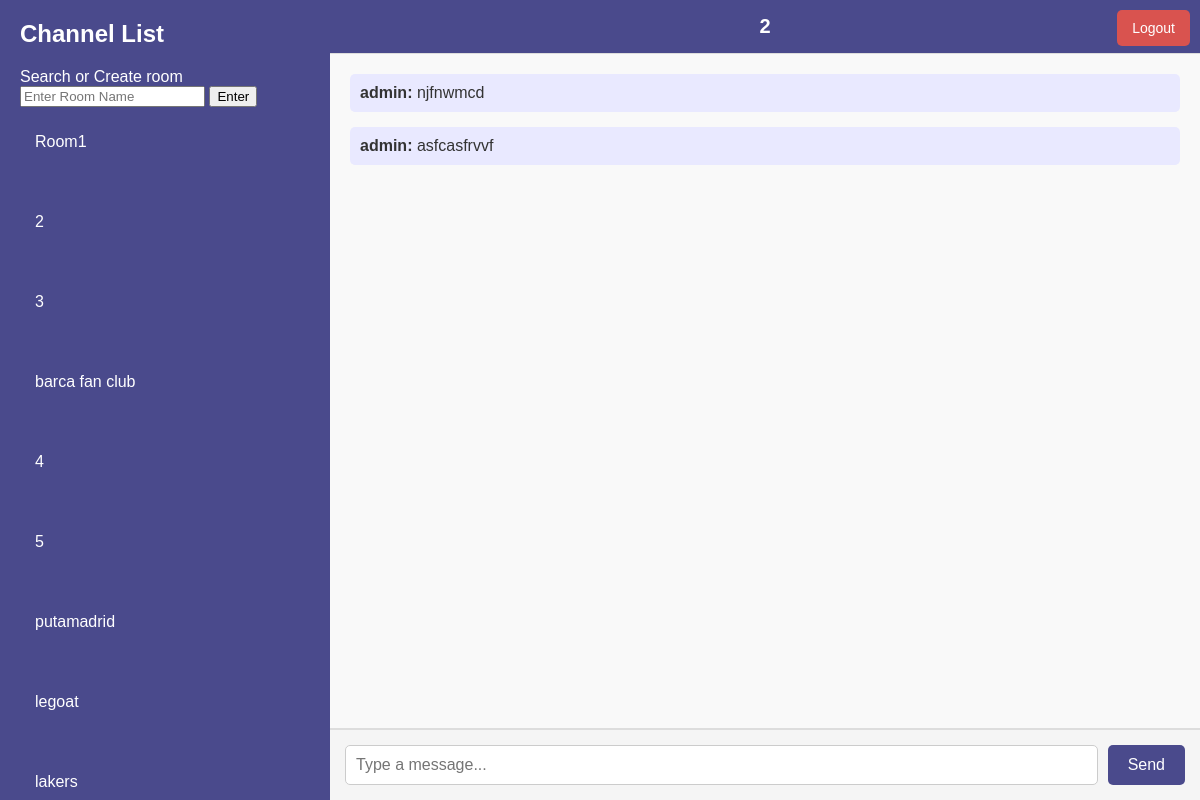
The page /chat/2 (signed in) on the database its author committed.
### src/models/chat.py (models this page shows)
class ChatRoom(db.Model):
    __tablename__ = 'chat_rooms'
    id = db.Column(db.Integer, primary_key=True)
    name = db.Column(db.String(80), unique=True, nullable=False)

class Message(db.Model):
    __tablename__ = 'messages'
    id = db.Column(db.Integer, primary_key=True)
    user_id = db.Column(db.Integer, db.ForeignKey('users.id'), nullable=False)
    room_id = db.Column(db.Integer, db.ForeignKey('chat_rooms.id'), nullable=False)
    content = db.Column(db.Text, nullable=False)
    timestamp = db.Column(db.DateTime, default=datetime.utcnow)
    user = db.relationship('User', backref='messages')
    room = db.relationship('ChatRoom', backref='messages')

### src/models/user.py (models this page shows)
class User(UserMixin, db.Model):
    __tablename__ = "users"
    id = db.Column(db.Integer, primary_key=True)
    username = db.Column(db.String(150), unique=True, nullable=False)
    email = db.Column(db.String(150), unique=True, nullable=False)
    password = db.Column(db.String(200), nullable=False)
    is_admin = db.Column(db.Boolean, default=False)

### src/views/chat_view/routes.py (the view)
@chat_bp.route('/chat/<room_name>')
@login_required
def room(room_name):
    all_rooms = ChatRoom.query.all()
    room = ChatRoom.query.filter_by(name=room_name).first_or_404()
    messages = Message.query.filter_by(room_id=room.id).order_by(Message.timestamp).all()
    return render_template('chatapp/room.html', rooms=all_rooms, room=room, messages=messages)

### src/extensions.py (called while the page is built)
@login_manager.user_loader
def load_user(user_id):
    return User.query.get(int(user_id))

### src/templates/chatapp/room.html (shortened to what this page needs)
<!DOCTYPE html>
<html lang="en">
<head>
    <link rel="stylesheet" href="{{ url_for('static', filename='css/styles.css') }}">
</head>
<body>
    <div class="chat-container">
        <div class="sidebar">
            <h2>Channel List</h2>
            <div id="room-form" class="room-form hidden">
                <form method="POST" action="{{ url_for('chat.chat') }}">
                    <label for="room_name">Search or Create room</label>
                    <input type="text" name="room_name" id="room_name" placeholder="Enter Room Name" required>
                    <button type="submit">Enter</button>
                </form>
            </div>
            <ul>
                {% if rooms %}
                    {% for one_room in rooms %}
                    <li>
                        <a href="{{ url_for('chat.room', room_name=one_room.name) }}">
                            <div class="room">
                                <p class="room-name">{{ one_room.name }}</p>
                            </div>
                        </a>
                    </li>
                    {% endfor %}
                {% else %}
                    <p>No rooms available. Create the first one!</p>
                {% endif %}
            </ul>
            <div class="logout">
                <a href="{{ url_for('auth.logout') }}" class="logout-button">Logout</a>
            </div>
        </div>
        <div class="chat-window">
            <div class="chat-header">{{ room.name }}</div>
            <div id="chat-box" class="chat-box">
                {% for msg in messages %}
                <div class="message">
                    <strong>{{ msg.user.username }}:</strong> {{ msg.content }}
                </div>
                {% endfor %}
            </div>
            <div class="chat-input">
                <input id="message" type="text" placeholder="Type a message...">
                <button onclick="sendMessage()">Send</button>
            </div>
        </div>
    </div>
</body>
</html>

### src/static/css/styles.css (style rules this page uses)
body { margin: 0; font-family: Arial, sans-serif; background-color: #f5f5f5; color: #333; overflow: hidden; }
.chat-container { display: flex; height: 100vh; overflow: hidden; }
.sidebar { width: 25%; background-color: #4a4a8c; color: #fff; display: flex; flex-direction: column; padding: 20px; box-shadow: 2px 0 5px rgba(0, 0, 0, 0.1); overflow-y: auto; height: 100%; }
.sidebar h2 { margin: 0 0 20px; font-size: 24px; }
.sidebar ul { list-style: none; padding: 0; margin: 0; }
.sidebar ul li { margin-bottom: 10px; }
.sidebar ul li a { color: #fff; text-decoration: none; padding: 10px 15px; display: block; border-radius: 5px; transition: background-color 0.3s; }
.chat-window { width: 75%; display: flex; flex-direction: column; background-color: #fff; height: 100%; overflow-y: auto; }
.chat-header { background-color: #4a4a8c; color: #fff; padding: 15px; font-size: 20px; font-weight: bold; text-align: center; flex-shrink: 0; }
.chat-box { flex-grow: 1; padding: 20px; overflow-y: auto; background-color: #f9f9f9; border-top: 1px solid #ddd; border-bottom: 1px solid #ddd; }
.message { margin-bottom: 15px; padding: 10px; border-radius: 5px; background-color: #e9e9ff; color: #333; }
.chat-input { display: flex; padding: 15px; flex-shrink: 0; background-color: #f5f5f5; border-top: 1px solid #ddd; }
.chat-input input { flex-grow: 1; padding: 10px; font-size: 16px; border: 1px solid #ccc; border-radius: 5px; margin-right: 10px; }
.chat-input button { padding: 10px 20px; font-size: 16px; color: #fff; background-color: #4a4a8c; border: none; border-radius: 5px; cursor: pointer; transition: background-color 0.3s; }
.logout-button { position: absolute; top: 10px; right: 10px; padding: 10px 15px; color: white; background-color: #d9534f; border: none; border-radius: 5px; text-decoration: none; font-size: 14px; z-index: 1000; }

### rows shown on the page
ChatRoom: name "Room1"
ChatRoom: name "2"
ChatRoom: name "3"
ChatRoom: name "barca fan club"
ChatRoom: name "4"
ChatRoom: name "5"
ChatRoom: name "putamadrid"
ChatRoom: name "legoat"
ChatRoom: name "lakers"
Message: user.username "admin", content "njfnwmcd"
Message: user.username "admin", content "asfcasfrvvf"
